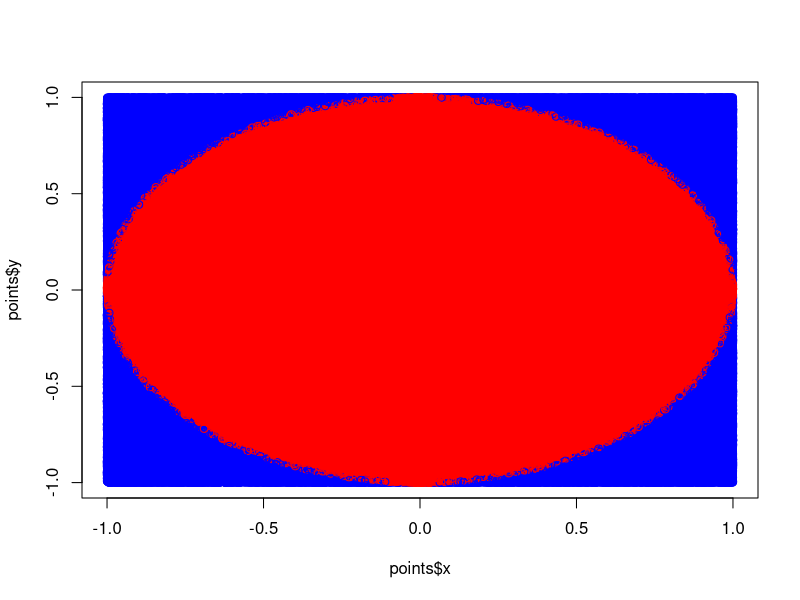

Generate this figure with R:
# ############## #
# Pi estimate    #
# ############## #
# Uses the Monte Carlo technique
# Throws random points into a square of side two centered
# into the origin and count the points included in a circle 
# with radius 1 and center in the origin
# 
# Parameters
# - nthrows 
# Uses
# - count: integer, to count the hits
#         inside the circle
# - x,y: double, coordinates of the 
#        point thrown to the target
# Algorithm
# - initialize count to 0
# - repeat nthrows times
#   - generate x and y randomly between
#     -1 and 1
#   - if x^2 + y^2 <= 1
#     - increment count by 1
# - return count / nthrows * 4
rm(list = ls())
pi_estimate <- function(nthrows = 100){
  count <- 0
  for (i in 1:nthrows){
    x <- runif(1,-1, 1)
    y <- runif(1,-1, 1)
    if (sqrt(x^2 + y^2) <= 1)
      count <- count + 1
  }
  return(4 * count / nthrows)
}


# ############## #
# Pi estimate    #
# vectorized     #
# ############## #
# Uses the Monte Carlo technique
# Throws random points into a square of side two centered
# into the origin and count the points included in a circle 
# with radius 1 and center in the origin
# 
# Parameters
# - nthrows 
# - ret - optional, if 'count' returns an integer
#         otherwise a dataframe with x,y,in_out
# Uses
# - count: integer, to count the hits
#         inside the circle
# - x,y: double vectors, coordinates of the 
#        points thrown to the target
# Algorithm:
# - Generate two uniformly distributed random vectors x,y
# - combine the two vectors as columns of a matrix
# - use the function rowNorms to compute the norms of the rows
#       and store the results in vector norms
# - norms<=1 is true for points belonging to the circle
# - sum(norms<=1) is the number of true
# - multiply by 4 and divide by the number of throws
# 
pi_estimate_vec <- function(nthrows = 100, ret = 'count'){
  m <- runif(2 * nthrows,-1, 1)
  m <- matrix(m, ncol = 2)
  norms <- sqrt(m[,1]^2+m[,2]^2)
  if (ret == 'count'){ # returns pi estimate
    count <- sum(norms <= 1)
    return(4 * count / nthrows)
  } else { # returns the data frame with the generated values
    return(data.frame(x=m[,1],y=m[,2],norm=norms))
  }
} # pi_estimate_vec


# n <- 1000000
n <- 1000000
set.seed(42)
print("Running pi_estimate")
print(system.time({pi_est <- pi_estimate(n)}))
set.seed(42)
print("Running pi_estimate_vec")
print(system.time({pi_est <- pi_estimate_vec(n)}))
#pi_est <- pi_estimate(n)
cat("The estimation of PI with ", n, "throws is ")
cat(pi_est, "\n")
cat("The error is "
    , sprintf(" %.6f%%", abs(pi_est - pi) / pi * 100)
    , sep = "")

points <- pi_estimate_vec(n, "norms")
plot(x=points$x, y=points$y, 
     col=ifelse(points$norm<=1,'red','blue')
     )
